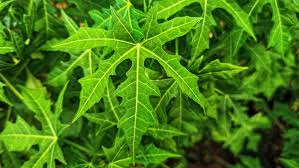
#> input picture Tugas2_Representasi_Citra/pepaya.jpg, 299 x 168 px
$ python RGBGT.py
#> lines starting #> are read from the running program, lines starting #| are printed output that depends on the picture; after the words box and inside, x2 and y2 are one past the last pixel; in counts of white or black regions, pixels touching at a corner belong together
import numpy as np
import imageio.v2 as imageio
import matplotlib.pyplot as plt

def load_image(image_path):
#> called with image_path = 'pepaya.jpg'
    return imageio.imread(image_path)
#> returned value is the input picture: shape (168, 299, 3); mean R, G, B 69.5, 124.1, 19.6


def get_red_channel(image):
    red_channel = image.copy()
    red_channel[:, :, 1] = 0
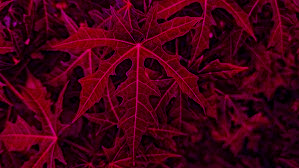
#> red_channel: shape (168, 299, 3); mean R, G, B 69.5, 0, 19.6
    red_channel[:, :, 2] = 0
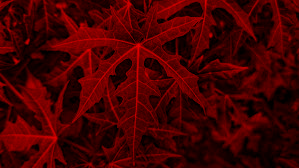
#> red_channel: shape (168, 299, 3); mean R, G, B 69.5, 0, 0
    return red_channel


def get_green_channel(image):
    green_channel = image.copy()
    green_channel[:, :, 0] = 0
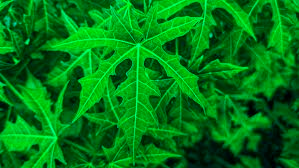
#> green_channel: shape (168, 299, 3); mean R, G, B 0, 124.1, 19.6
    green_channel[:, :, 2] = 0
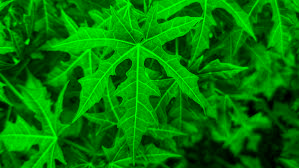
#> green_channel: shape (168, 299, 3); mean R, G, B 0, 124.1, 0
    return green_channel


def get_blue_channel(image):
    blue_channel = image.copy()
    blue_channel[:, :, 0] = 0
    blue_channel[:, :, 1] = 0
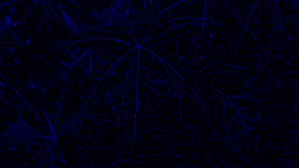
#> blue_channel: shape (168, 299, 3); mean R, G, B 0, 0, 19.6
    return blue_channel


def convert_to_grayscale(image):
    grayscale_image = np.dot(image[..., :3], [0.2989, 0.5870, 0.1140])
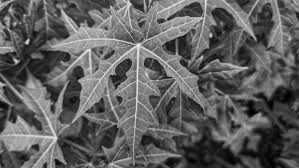
#> grayscale_image: shape (168, 299) float64; min 0, max 237.5, mean 95.9
    return grayscale_image


def convert_to_Threshold(image, threshold=128):
#> called with threshold = 128
    grayscale_image = convert_to_grayscale(image)
    Threshold_image = (grayscale_image > threshold).astype(np.uint8) * 255
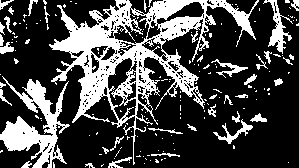
#> Threshold_image: shape (168, 299); 27.7% white; 178 white regions (141 under 20 px), largest, box (x1, y1, x2, y2) and area: (49, 0, 259, 165) 8577, (0, 76, 70, 168) 2519, (263, 0, 293, 54) 480
    return Threshold_image


image_paths = [
    ('pepaya.jpg', 'Pepaya'),
    ('singkong.jpg', 'Singkong'),
    ('kenikir.jpg', 'Kenikir')
]

titles = ["Red Channel", "Green Channel", "Blue Channel", "Grayscale Image", "Threshold Image"]

fig, axes = plt.subplots(len(image_paths), len(titles), figsize=(20, 15))

for row, (image_path, label) in enumerate(image_paths):

    image = load_image(image_path)

    red_channel = get_red_channel(image)
    green_channel = get_green_channel(image)
    blue_channel = get_blue_channel(image)
    grayscale_image = convert_to_grayscale(image)
    Threshold_image = convert_to_Threshold(image, threshold=128)


    images = [red_channel, green_channel, blue_channel, grayscale_image, Threshold_image]

    for col, (img, title) in enumerate(zip(images, titles)):
        ax = axes[row, col]
        ax.imshow(img, cmap='gray' if img.ndim == 2 else None)
        if row == 0:
            ax.set_title(title)
        ax.axis('off')
#> this loop made 5 passes
#> title on passes 1 to 5: 'Red Channel', 'Green Channel', 'Blue Channel', 'Grayscale Image', 'Threshold Image'


    axes[row, 0].annotate(label, xy=(-0.1, 0.5), xycoords="axes fraction",
                          ha="center", va="center", fontsize=14, rotation=90)
#> pass 2 of the loop `for row, (image_path, label) in enumerate(image_paths):`:
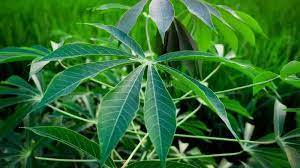
#> input picture Tugas2_Representasi_Citra/singkong.jpg, 300 x 168 px
#> in load_image, returned value is the input picture: shape (168, 300, 3); mean R, G, B 47.7, 107.6, 46.1
#> blue_channel: shape (168, 300, 3)
#> in convert_to_grayscale (call 3), `grayscale_image = np.dot(image[..., :3], [0.2989, 0.5870, 0.1140])`:
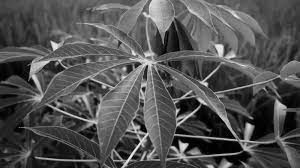
#> grayscale_image: shape (168, 300) float64; min 0, max 245.9, mean 82.7
#> in convert_to_Threshold (call 2), `Threshold_image = (grayscale_image > threshold).astype(np.uint8) * 255`:
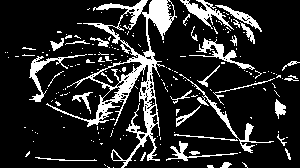
#> Threshold_image: shape (168, 300); 16.2% white; 207 white regions (174 under 20 px), largest, box (x1, y1, x2, y2) and area: (46, 0, 177, 168) 3751, (179, 74, 274, 153) 489, (180, 0, 234, 30) 476
#> the loop `for col, (img, title) in enumerate(zip(images, titles)):` made 5 passes
#> pass 3 of the loop `for row, (image_path, label) in enumerate(image_paths):`:
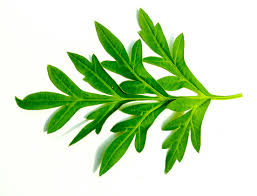
#> input picture Tugas2_Representasi_Citra/kenikir.jpg, 257 x 196 px
#> in load_image, returned value is the input picture: shape (196, 257, 3); mean R, G, B 201.1, 226, 187.3
#> in get_blue_channel (call 3), `blue_channel[:, :, 1] = 0`:
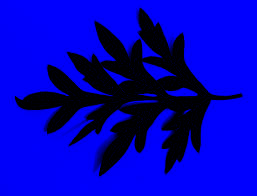
#> blue_channel: shape (196, 257, 3); mean R, G, B 0, 0, 187.3
#> grayscale_image: shape (196, 257) float64
#> in convert_to_Threshold (call 3), `Threshold_image = (grayscale_image > threshold).astype(np.uint8) * 255`:
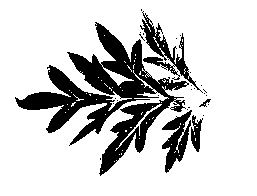
#> Threshold_image: shape (196, 257); 80.2% white; 28 black regions (23 under 20 px), largest, box (x1, y1, x2, y2) and area: (15, 22, 189, 176) 7744, (140, 11, 203, 93) 1060, (162, 110, 192, 173) 866, (191, 115, 203, 152) 244, (199, 99, 211, 107) 35


plt.tight_layout()
plt.show()
